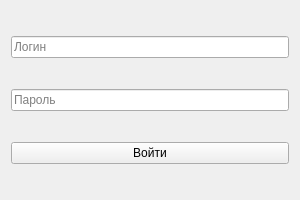
<?xml version="1.0" encoding="UTF-8"?>
<ui version="4.0">
 <class>AuthForm</class>
 <widget class="QWidget" name="AuthForm">
  <property name="geometry">
   <rect><x>0</x><y>0</y><width>300</width><height>200</height></rect>
  </property>
  <property name="windowTitle">
   <string>Авторизация</string>
  </property>
  <layout class="QVBoxLayout" name="verticalLayout">
   <item>
    <widget class="QLineEdit" name="login_edit">
     <property name="placeholderText"><string>Логин</string></property>
    </widget>
   </item>
   <item>
    <widget class="QLineEdit" name="password_edit">
     <property name="placeholderText"><string>Пароль</string></property>
     <property name="echoMode"><enum>QLineEdit::Password</enum></property>
    </widget>
   </item>
   <item>
    <widget class="QPushButton" name="login_btn">
     <property name="text"><string>Войти</string></property>
    </widget>
   </item>
  </layout>
 </widget>
 <resources/>
 <connections/>
</ui>
